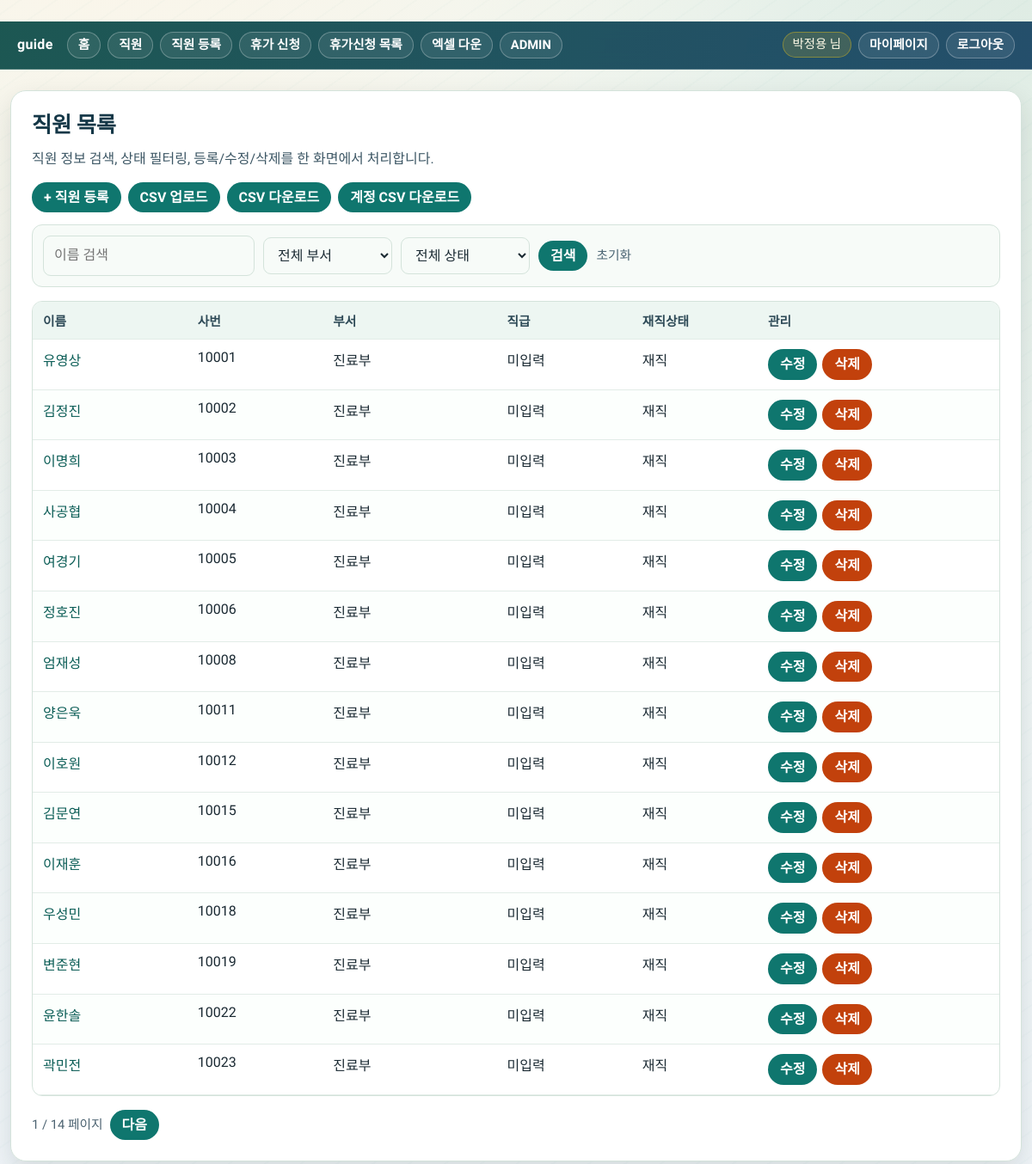
Screenshot of /employees/ (signed in) with the database file from the repository.
### employee/models.py (models this page shows, shortened)
class Employee(models.Model):
	class Department(models.TextChoices):
		MEDICAL = '진료부', '진료부'
		WARD_3 = '3병동', '3병동'
		WARD_5A = '5A병동', '5A병동'
		WARD_5B = '5B병동', '5B병동'
		OPERATING_ROOM = '수술실', '수술실'
		TREATMENT_ROOM = '치료실', '치료실'
		OUTPATIENT = '외래', '외래'
		COUNSELING_ROOM = '상담실', '상담실'
		NURSING = '간호부', '간호부'
		NURSING_ADMIN = '간호행정', '간호행정'
		ADMINISTRATION = '원무과', '원무과'
		GENERAL_AFFAIRS = '총무과', '총무과'
		FACILITIES = '시설과', '시설과'
		REVIEW = '심사과', '심사과'
		HEALTH_CHECK = '검진센터', '검진센터'
		RADIOLOGY = '영상의학과', '영상의학과'
		LAB_MEDICINE = '진단검사의학과', '진단검사의학과'
		PHYSICAL_THERAPY = '물리치료', '물리치료'
		EXERCISE_THERAPY = '운동치료', '운동치료'
		IN_HOUSE_PHARMACY = '원내약국', '원내약국'
		NUTRITION = '영양과', '영양과'
	class EmploymentStatus(models.TextChoices):
		ACTIVE = 'active', '재직'
		LEAVE = 'leave', '휴직'
		RESIGNED = 'resigned', '퇴사'
	user = models.OneToOneField(
		User,
		on_delete=models.SET_NULL,
		null=True,
		blank=True,
		related_name='employee_profile',
	)
	name = models.CharField('이름', max_length=50)
	employee_number = models.CharField('사번', max_length=30, unique=True)
	department = models.CharField('부서', max_length=100, choices=Department.choices)
	position = models.CharField('직급', max_length=50)
	hire_date = models.DateField('입사일')
	employment_status = models.CharField(
		'재직상태',
		max_length=20,
		choices=EmploymentStatus.choices,
		default=EmploymentStatus.ACTIVE,
	)
	must_change_password = models.BooleanField(
		'최초 로그인 비밀번호 변경 필요',
		default=True,
	)
	created_at = models.DateTimeField(auto_now_add=True)
	updated_at = models.DateTimeField(auto_now=True)
	class Meta:
		ordering = ['name']

### employee/views.py (the view)
# urls.py: path('', employee_list, name='list'),
@user_passes_test(_is_staff)
def employee_list(request):
    employees = Employee.objects.all().order_by('employee_number')
    dept_filter = request.GET.get('department', '')
    if dept_filter:
        employees = employees.filter(department=dept_filter)
    status_filter = request.GET.get('status', '')
    if status_filter:
        employees = employees.filter(employment_status=status_filter)
    search = request.GET.get('q', '')
    if search:
        employees = employees.filter(name__icontains=search)
    departments = Employee.objects.values_list('department', flat=True).distinct().order_by('department')
    paginator = Paginator(employees, 15)
    page_obj = paginator.get_page(request.GET.get('page'))
    return render(request, 'employee/employee_list.html', {
        'employees': page_obj,
        'page_obj': page_obj,
        'departments': departments,
        'current_dept': dept_filter,
        'current_status': status_filter,
        'search_query': search,
    })

### employee/views.py (called while the page is built)
def _is_staff(user):
    return user.is_staff

### templates/employee/employee_list.html (shortened to what this page needs)
{% extends 'base.html' %}
{% block content %}
<h2>직원 목록</h2>
<p class="lead">직원 정보 검색, 상태 필터링, 등록/수정/삭제를 한 화면에서 처리합니다.</p>
{% if request.user.is_staff %}
<div class="page-tools">
    <a class="btn" href="{% url 'employee:create' %}">+ 직원 등록</a>
    <a class="btn" href="{% url 'employee:import_csv' %}">CSV 업로드</a>
    <a class="btn" href="{% url 'employee:export_csv' %}">CSV 다운로드</a>
    <a class="btn" href="{% url 'employee:user_accounts_export_csv' %}">계정 CSV 다운로드</a>
</div>
{% endif %}
<form method="get" class="filter-bar">
    <input type="text" name="q" value="{{ search_query }}" placeholder="이름 검색">
    <select name="department" onchange="this.form.submit()">
        <option value="">전체 부서</option>
    </select>
    <select name="status" onchange="this.form.submit()">
        <option value="">전체 상태</option>
    </select>
    <button type="submit" class="btn">검색</button>
    <a href="{% url 'employee:list' %}" class="muted-link">초기화</a>
</form>
<div class="table-wrap">
<table class="employee-table">
    <thead>
        <tr>
            <th>이름</th>
            <th>사번</th>
            <th>부서</th>
            <th>직급</th>
            <th>재직상태</th>
            {% if request.user.is_staff %}<th>관리</th>{% endif %}
        </tr>
    </thead>
    <tbody>
    {% for employee in employees %}
        <tr>
            <td><a href="/employees/{{ employee.pk }}/">{{ employee.name }}</a></td>
            <td>{{ employee.employee_number }}</td>
            <td>{{ employee.department }}</td>
            <td>{{ employee.position }}</td>
            <td>{{ employee.get_employment_status_display }}</td>
            {% if request.user.is_staff %}
            <td>
                <div class="action-group">
                    <a class="btn" href="{% url 'employee:update' employee.pk %}">수정</a>
                    <a class="btn btn-danger" href="{% url 'employee:delete' employee.pk %}">삭제</a>
                </div>
            </td>
            {% endif %}
        </tr>
    {% empty %}
        <tr><td colspan="6">등록된 직원이 없습니다.</td></tr>
    {% endfor %}
    </tbody>
</table>
</div>
{% if page_obj.paginator.num_pages > 1 %}
<div class="pager">
    <span class="page-info">{{ page_obj.number }} / {{ page_obj.paginator.num_pages }} 페이지</span>
    {% if page_obj.has_next %}
    <a class="btn" href="?page={{ page_obj.next_page_number }}">다음</a>
    {% endif %}
</div>
{% endif %}
{% endblock %}

### templates/base.html (shortened to what this page needs)
﻿{% load static %}
<!doctype html>
<html lang="ko">
<head>
    <link rel="stylesheet" href="{% static 'css/style.css' %}">
</head>
<body class="{% block body_class %}{% endblock %}">
{% if request.path != '/accounts/login/' %}
<header>
    <nav class="top-nav">
        <a class="brand-link" href="/">guide</a>
        <div class="nav-main">
        {% if request.user.is_authenticated %}
            {% if request.user.is_staff %}
                <a class="nav-item" href="/">홈</a>
                <a class="nav-item" href="/employees/">직원</a>
                <a class="nav-item" href="{% url 'employee:create' %}">직원 등록</a>
                <a class="nav-item" href="/leave/request/">휴가 신청</a>
                <a class="nav-item" href="/leave/">휴가신청 목록</a>
                <a class="nav-item" href="{% url 'leave_app:export_csv' %}">엑셀 다운</a>
                <a class="nav-item" href="/admin/">ADMIN</a>
            {% else %}
                <a class="nav-item" href="/">홈</a>
                <a class="nav-item" href="{% url 'leave_app:request_create' %}">휴가신청</a>
                <a class="nav-item" href="{% url 'leave_app:list' %}">휴가신청목록</a>
            {% endif %}
        {% else %}
            <a class="nav-item" href="/">홈</a>
            <a class="nav-item" href="/accounts/login/">로그인</a>
            <a class="nav-item" href="{% url 'signup' %}">회원가입</a>
        {% endif %}
        </div>
        {% if request.user.is_authenticated %}
        <div class="nav-auth">
            <span class="user-badge">{% firstof request.user.employee_profile.name request.user.first_name request.user.username %} 님</span>
            <a class="nav-item" href="{% url 'my_page' %}">마이페이지</a>
            <form method="post" action="{% url 'logout' %}">
                <button type="submit" class="nav-link-btn">로그아웃</button>
            </form>
        </div>
        {% endif %}
    </nav>
</header>
{% endif %}
<main class="container">
    {% block content %}{% endblock %}
</main>
</body>
</html>

### rows the page displays
Employee: name "유영상", employee_number "10001", department "진료부", position "미입력", employment_status "재직"
Employee: name "김정진", employee_number "10002", department "진료부", position "미입력", employment_status "재직"
Employee: name "이명희", employee_number "10003", department "진료부", position "미입력", employment_status "재직"
Employee: name "사공협", employee_number "10004", department "진료부", position "미입력", employment_status "재직"
Employee: name "여경기", employee_number "10005", department "진료부", position "미입력", employment_status "재직"
Employee: name "정호진", employee_number "10006", department "진료부", position "미입력", employment_status "재직"
Employee: name "엄재성", employee_number "10008", department "진료부", position "미입력", employment_status "재직"
Employee: name "양은욱", employee_number "10011", department "진료부", position "미입력", employment_status "재직"
Employee: name "이호원", employee_number "10012", department "진료부", position "미입력", employment_status "재직"
Employee: name "김문연", employee_number "10015", department "진료부", position "미입력", employment_status "재직"
Employee: name "이재훈", employee_number "10016", department "진료부", position "미입력", employment_status "재직"
Employee: name "우성민", employee_number "10018", department "진료부", position "미입력", employment_status "재직"
Employee: name "변준현", employee_number "10019", department "진료부", position "미입력", employment_status "재직"
Employee: name "윤한솔", employee_number "10022", department "진료부", position "미입력", employment_status "재직"
Employee: name "곽민전", employee_number "10023", department "진료부", position "미입력", employment_status "재직"

### other values shown
{{ page_obj.number }} "1"
{{ page_obj.paginator.num_pages }} "14"
